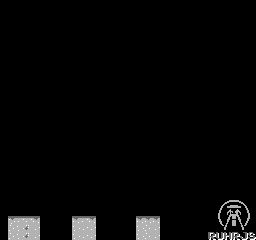

This is a level from a 2D game, rendered from its Tiled map with the project's own tilesets. A one-line summary and the complete map file follow:
An orthogonal 32x30 tile map with 8x8 px tiles, 1 tile layer (try).

<map version="1.0" orientation="orthogonal" renderorder="right-down" width="32" height="30" tilewidth="8" tileheight="8" nextobjectid="1">
 <properties>
  <property name="Orientation" value="" />
 </properties>
 <tileset firstgid="1" name="tiles" tilewidth="8" tileheight="8" tilecount="512">
  <image source="tiles.png" width="128" height="256" />
 </tileset>
 <layer name="try" width="32" height="30">
  <data encoding="csv">
261,261,261,261,261,261,261,261,261,261,261,261,261,261,261,261,261,261,261,261,261,261,261,261,261,261,261,261,261,261,261,261,
261,261,261,261,261,261,261,261,261,261,261,261,261,261,261,261,261,261,261,261,261,261,261,261,261,261,261,261,261,261,261,261,
261,261,261,261,261,261,261,261,261,261,261,261,261,261,261,261,261,261,261,261,261,261,261,261,261,261,261,261,261,261,261,261,
261,261,261,261,261,261,261,261,261,261,261,261,261,261,261,261,261,261,261,261,261,261,261,261,261,261,261,261,261,261,261,261,
261,261,261,261,261,261,261,261,261,261,261,261,261,261,261,261,261,261,261,261,261,261,261,261,261,261,261,261,261,261,261,261,
261,261,261,261,261,261,261,261,261,261,261,261,261,261,261,261,261,261,261,261,261,261,261,261,261,261,261,261,261,261,261,261,
261,261,261,261,261,261,261,261,261,261,261,261,261,261,261,261,261,261,261,261,261,261,261,261,261,261,261,261,261,261,261,261,
261,261,261,261,261,261,261,261,261,261,261,261,261,261,261,261,261,261,261,261,261,261,261,261,261,261,261,261,261,261,261,261,
261,261,261,261,261,261,261,261,261,261,261,261,261,261,261,261,261,261,261,261,261,261,261,261,261,261,261,261,261,261,261,261,
261,261,261,261,261,261,261,261,261,261,261,261,261,261,261,261,261,261,261,261,261,261,261,261,261,261,261,261,261,261,261,261,
261,261,261,261,261,261,261,261,261,261,261,261,261,261,261,261,261,261,261,261,261,261,261,261,261,261,261,261,261,261,261,261,
261,261,261,261,261,261,261,261,261,261,261,261,261,261,261,261,261,261,261,261,261,261,261,261,261,261,261,261,261,261,261,261,
261,261,261,261,261,261,261,261,261,261,261,261,261,261,261,261,261,261,261,261,261,261,261,261,261,261,261,261,261,261,261,261,
261,261,261,261,261,261,261,261,261,261,261,261,261,261,261,261,261,261,261,261,261,261,261,261,261,261,261,261,261,261,261,261,
261,261,261,261,261,261,261,261,261,261,261,261,261,261,261,261,261,261,261,261,261,261,261,261,261,261,261,261,261,261,261,261,
261,261,261,261,261,261,261,261,261,261,261,261,261,261,261,261,261,261,261,261,261,261,261,261,261,261,261,261,261,261,261,261,
261,261,261,261,261,261,261,261,261,261,261,261,261,261,261,261,261,261,261,261,261,261,261,261,261,261,261,261,261,261,261,261,
261,261,261,261,261,261,261,261,261,261,261,261,261,261,261,261,261,261,261,261,261,261,261,261,261,261,261,261,261,261,261,261,
261,261,261,261,261,261,261,261,261,261,261,261,261,261,261,261,261,261,261,261,261,261,261,261,261,261,261,261,261,261,261,261,
261,261,261,261,261,261,261,261,261,261,261,261,261,261,261,261,261,261,261,261,261,261,261,261,261,261,261,261,261,261,261,261,
261,261,261,261,261,261,261,261,261,261,261,261,261,261,261,261,261,261,261,261,261,261,261,261,261,261,261,261,261,261,261,261,
261,261,261,261,261,261,261,261,261,261,261,261,261,261,261,261,261,261,261,261,261,261,261,261,261,261,261,261,261,261,261,261,
261,261,261,261,261,261,261,261,261,261,261,261,261,261,261,261,261,261,261,261,261,261,261,261,261,261,261,261,261,261,261,261,
261,261,261,261,261,261,261,261,261,261,261,261,261,261,261,261,261,261,261,261,261,261,261,261,261,261,261,261,261,261,261,261,
261,261,261,261,261,261,261,261,261,261,261,261,261,261,261,261,261,261,261,261,261,261,261,261,261,261,261,261,261,261,261,261,
261,261,261,261,261,261,261,261,261,261,261,261,261,261,261,261,261,261,261,261,261,261,261,261,261,261,261,305,306,307,308,309,
261,261,261,261,261,261,261,261,261,261,261,261,261,261,261,261,261,261,261,261,261,261,261,261,261,261,261,321,322,323,324,325,
261,417,418,418,419,261,261,261,261,419,418,419,261,261,261,261,261,419,419,419,261,261,261,261,261,261,261,337,338,339,340,341,
261,433,434,435,436,261,261,257,257,434,436,436,261,261,261,261,257,434,433,436,261,261,261,261,261,261,261,353,354,355,356,357,
261,433,434,435,436,261,261,257,257,434,436,436,261,261,261,261,257,434,433,436,261,261,261,261,261,261,499,502,489,499,491,500
</data>
 </layer>
</map>
